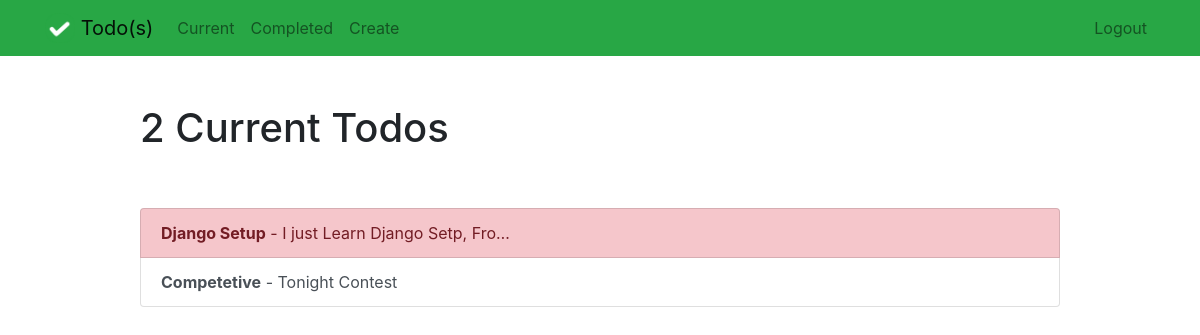
The app's page /current/ (signed in) with its own data.
### todo/models.py (models this page shows, shortened)
class Todo(models.Model):
    title = models.CharField(max_length=100)
    memo = models.TextField(blank=True)
    created = models.DateTimeField(auto_now_add=True)
    datecompleted = models.DateTimeField(null=True, blank=True)
    important = models.BooleanField(default=False)
    user = models.ForeignKey(User, on_delete=models.CASCADE)
    Last_Modified = models.DateTimeField(auto_now=True) # Update the Modification date.

### todo/views.py (the view)
# urls.py: path('current/', views.currenttodos, name="currenttodos"),
@login_required
def currenttodos(request):
    todos = Todo.objects.filter(user=request.user, datecompleted__isnull=True)
    return render(request, 'todo/currenttodos.html', {'todos': todos})

### todo/templates/todo/currenttodos.html
{% extends "todo/base.html" %}
{% block content %}
    <div class="row justify-content-center mt-5">
        <div class="col-md-10">
            {% if todos %}
                 <h1>{{ todos.count }} Current Todo{{ todos.count|pluralize }}</h1>
            {% else %}
                           <h1>Current Todos</h1>
            {% endif %}
        </div>
    </div>
    <div class="row justify-content-center mt-5">
        <div class="col-md-10">
        {% if todos %}
            <div class="list-group">
                {% for todo in todos %}
                    <a href="{% url 'viewtodo' todo.id %}" class="list-group-item list-group-item-action{% if todo.important %} list-group-item-danger{% endif %}"><b>{{ todo.title }}</b>{% if todo.memo %} - {{ todo.memo|truncatechars:30 }}{% endif %}</a>
                {% endfor %}
            </div>
        {% else %}
            <div class="text-center">
                <h2>Looks like you don't have any todos! Nice work.</h2>
            <br>
            <a role="button" class="btn btn-primary" href="{% url 'createtodo' %}">New Todo</a>
            </div>
        {% endif %}
        </div>
    </div>
{% endblock %}

### records on screen
Todo: title "Django Setup", memo "I just Learn Django Setp, Fro…"
Todo: title "Competetive", memo "Tonight Contest"

### other values on screen
{{ todos.count }} "2"
